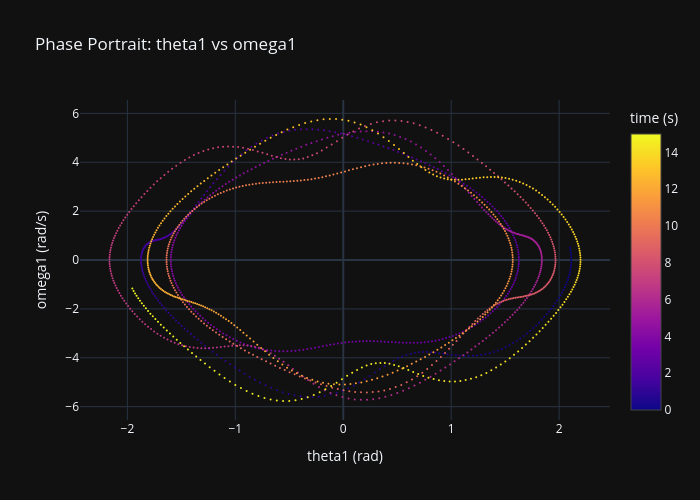

Source (notebook cell):
### Code cell
# Phase portrait: (theta1, omega1) colored by time
# Use markers mode for color mapping along the trajectory
fig = go.Figure(
    data=[
        go.Scatter(
            x=theta1,
            y=omega1,
            mode="markers",
            marker=dict(
                color=t_np,
                colorscale="Plasma",
                size=2,
                colorbar=dict(title="time (s)"),
            ),
        )
    ]
)

fig.update_layout(
    title="Phase Portrait: theta1 vs omega1",
    xaxis_title="theta1 (rad)",
    yaxis_title="omega1 (rad/s)",
    template=plotly_template,
    width=700,
    height=500,
)
fig.show()

### Figure 1 — Plotly figure (JSON) as saved in the notebook; plotly's stock layout.template omitted (floating-point values rounded to 4 significant figures; data arrays with more than 128 entries replaced by an {"elided": "..."} marker saying what was removed)
{"data": [{"marker": {"color": {"elided": "1500 float values"}, "colorbar": {"title": {"text": "time (s)"}}, "colorscale": [[0.0, "#0d0887"], [0.1111, "#46039f"], [0.2222, "#7201a8"], [0.3333, "#9c179e"], [0.4444, "#bd3786"], [0.5556, "#d8576b"], [0.6667, "#ed7953"], [0.7778, "#fb9f3a"], [0.8889, "#fdca26"], [1.0, "#f0f921"]], "size": 2}, "mode": "markers", "type": "scatter", "x": {"elided": "1500 float values"}, "y": {"elided": "1500 float values"}}], "layout": {"height": 500, "title": {"text": "Phase Portrait: theta1 vs omega1"}, "width": 700, "xaxis": {"title": {"text": "theta1 (rad)"}}, "yaxis": {"title": {"text": "omega1 (rad/s)"}}}}
